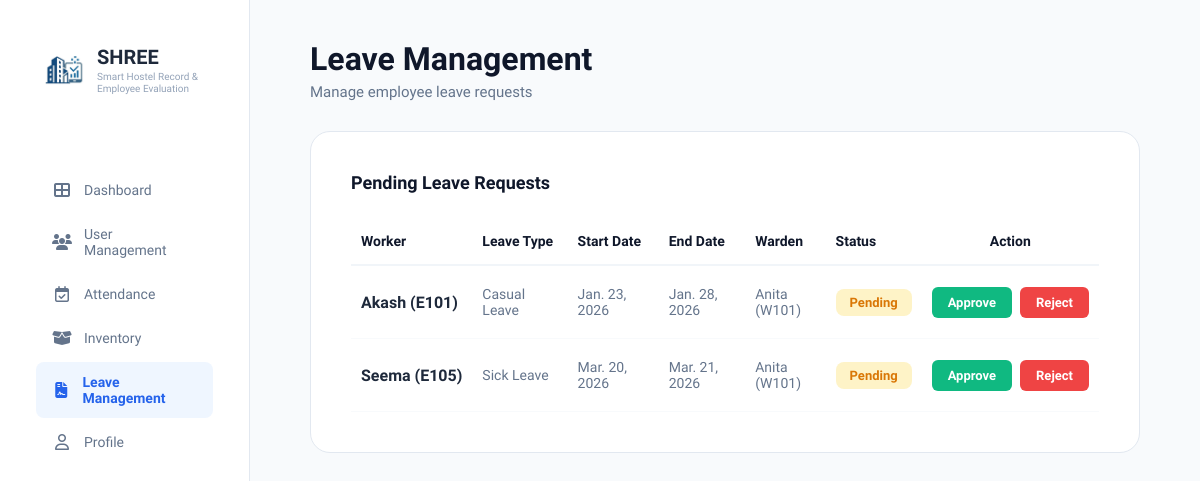
The app's page /Shree-admin/leave/ (signed in) with its own data.
### accounts/models.py (models this page shows)
class LeaveRequest(models.Model):
    STATUS_CHOICES = [('Pending', 'Pending'), ('Approved', 'Approved'), ('Rejected', 'Rejected')]
    worker = models.ForeignKey(Worker, on_delete=models.CASCADE, null=True, blank=True)
    warden = models.ForeignKey(Warden, on_delete=models.CASCADE)
    is_warden_request = models.BooleanField(default=False)
    leave_type = models.CharField(max_length=50)
    start_date = models.DateField()
    end_date = models.DateField()
    status = models.CharField(max_length=20, choices=STATUS_CHOICES, default='Pending')
    reason = models.TextField(null=True, blank=True)
    created_at = models.DateTimeField(auto_now_add=True)

class Worker(models.Model):
    ...
    phone_number = models.CharField(
        max_length=10,
        validators=[phone_validator],
        blank=True,
        null=True
    )

class Warden(models.Model):
    ...
    phone_number = models.CharField(
        max_length=10,
        validators=[phone_validator],
        blank=True,
        null=True
    )

### Shree1/views.py (the view, shortened to what this page needs)
# urls.py: path('Shree-admin/leave/', views.admin_leave_Management, name='admin_leave_Management'),
@login_required
def admin_leave_Management(request):
    pending = LeaveRequest.objects.filter(status='Pending')
    return render(request, 'Shree1/admin_leave_Management.html', {'pending': pending})

### templates/Shree1/admin_leave_Management.html (shortened to what this page needs)
{% load static %}
<!doctype html>
<html lang="en">
  <head>
    <link
      rel="stylesheet"
      href="https://cdnjs.cloudflare.com/ajax/libs/font-awesome/6.4.0/css/all.min.css"
    />
    <link
      rel="stylesheet"
      href="{% static 'Shree1/css/dashboardAdmin.css' %}"
    />
    <link
      rel="stylesheet"
      href="{% static 'Shree1/css/admin_leave_Management.css' %}"
    />
  </head>
  <body>
    <div class="container">
      <aside class="sidebar">
        <div class="logo-section">
          <img
            src="{% static 'Shree1/images/logo_img.jpeg' %}"
            alt="SHREE Logo"
            class="logo-icon-img"
          />
          <div class="logo-text">
            <h2 class="logo-name">SHREE</h2>
            <p class="logo-sub">
              Smart Hostel Record &<br />Employee Evaluation
            </p>
          </div>
        </div>
        <nav class="nav-menu">
          <a href="{% url 'admin_dashboard' %}" class="nav-item"
            ><i class="fa-solid fa-table-cells-large"></i> Dashboard</a
          >
          <a href="{% url 'admin_user_management' %}" class="nav-item"
            ><i class="fa-solid fa-users"></i> User Management</a
          >
          <a href="{% url 'admin_attendance' %}" class="nav-item"
            ><i class="fa-regular fa-calendar-check"></i> Attendance</a
          >
          <a href="{% url 'admin_inventory' %}" class="nav-item"
            ><i class="fa-solid fa-box-open"></i> Inventory</a
          >
          <a href="{% url 'admin_leave_Management' %}" class="nav-item active"
            ><i class="fa-solid fa-file-contract"></i> Leave Management</a
          >
          <a href="{% url 'admin_profile' %}" class="nav-item"
            ><i class="fa-regular fa-user"></i> Profile</a
          >
        </nav>
      </aside>
      <main class="main-content">
        <header class="top-header">
          <div class="header-titles">
            <h1>Leave Management</h1>
            <p>Manage employee leave requests</p>
          </div>
        </header>
        <div class="leave-card">
          <h3>Pending Leave Requests</h3>
          <div class="table-responsive">
            <table class="leave-table">
              <thead>
                <tr>
                  <th>Worker</th>
                  <th>Leave Type</th>
                  <th>Start Date</th>
                  <th>End Date</th>
                  <th>Warden</th>
                  <th>Status</th>
                  <th class="center-align">Action</th>
                </tr>
              </thead>
              <tbody>
                {% for req in pending %}
                <tr>
                  <td class="primary-cell">
                    {{ req.worker.name }} ({{ req.worker.worker_id }})
                  </td>
                  <td class="muted-cell">{{ req.leave_type }}</td>
                  <td class="muted-cell">
                    {{ req.start_date|date:"M. d, Y" }}
                  </td>
                  <td class="muted-cell">{{ req.end_date|date:"M. d, Y" }}</td>
                  <td class="muted-cell">
                    {{ req.warden.name }} ({{ req.warden.warden_id }})
                  </td>
                  <td><span class="status pending">{{ req.status }}</span></td>
                  <td class="action-cell">
                    <form
                      method="POST"
                      action="{% url 'admin_leave_Management' %}"
                      class="action-form"
                    >
                      <button
                        type="submit"
                        name="action"
                        value="Approved"
                        class="btn btn-approve"
                      >
                        Approve
                      </button>
                      <button
                        type="submit"
                        name="action"
                        value="Rejected"
                        class="btn btn-reject"
                      >
                        Reject
                      </button>
                    </form>
                  </td>
                </tr>
                {% empty %}
                <tr>
                  <td colspan="7" class="empty-state">
                    No pending leave requests found.
                  </td>
                </tr>
                {% endfor %}
              </tbody>
            </table>
          </div>
        </div>
      </main>
    </div>
  </body>
</html>

### static/Shree1/css/dashboardAdmin.css (style rules this page uses)
:root { --primary-blue: #3b82f6; --primary-bg-blue: #eff6ff; --logo-green: #00a884; --text-dark: #334155; --text-light: #64748b; --bg-light: #f8fafc; --white: #ffffff; --border-color: #e2e8f0; }
* { margin: 0; padding: 0; box-sizing: border-box; font-family: "Segoe UI", sans-serif; }
body { background-color: var(--bg-light); color: var(--text-dark); }
.container { display: flex; min-height: 100vh; }
.sidebar { width: 260px; background: var(--white); border-right: 1px solid var(--border-color); padding: 20px; display: flex; flex-direction: column; position: fixed; height: 100vh; left: 0; top: 0; z-index: 100; }
.logo-section { display: flex; align-items: center; gap: 12px; margin-bottom: 40px; padding-left: 5px; }
.logo-name { font-size: 1.25rem; font-weight: 700; color: #0f172a; line-height: 1.2; }
.nav-menu { display: flex; flex-direction: column; gap: 8px; }
.nav-item { text-decoration: none; color: var(--text-light); padding: 12px 16px; border-radius: 8px; display: flex; align-items: center; gap: 14px; font-size: 0.95rem; font-weight: 500; transition: all 0.2s ease; }
.nav-item i { font-size: 1.1rem; width: 20px; text-align: center; }
.nav-item.active { background-color: var(--primary-bg-blue); color: var(--primary-blue); font-weight: 600; }
.main-content { flex: 1; margin-left: 260px; padding: 30px; }
.top-header { display: flex; justify-content: flex-end; align-items: center; margin-bottom: 30px; gap: 20px; }
.logo-section { display: flex; align-items: center; gap: 15px; margin-bottom: 30px; }

### records on screen
LeaveRequest: worker.name "Akash", worker.worker_id "E101", leave_type "Casual Leave", start_date "Jan. 23, 2026", end_date "Jan. 28, 2026", warden.name "Anita", warden.warden_id "W101", status "Pending"
LeaveRequest: worker.name "Seema", worker.worker_id "E105", leave_type "Sick Leave", start_date "Mar. 20, 2026", end_date "Mar. 21, 2026", warden.name "Anita", warden.warden_id "W101", status "Pending"
